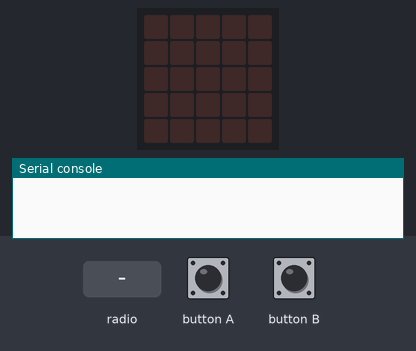
Bench run of a program on a simulated BBC micro:bit (MakeCode). On the bench: the board's 5×5 LED display, the last lines printed to the serial console. Inputs (shaded band) come from the test bench. No radio messages arrive unless stated (any console line starting 'radio sent:' is added by the test bench).

Above: at 1.2 s.
1.3 s: button A pressed for 0.15 s
At 2.3 s:
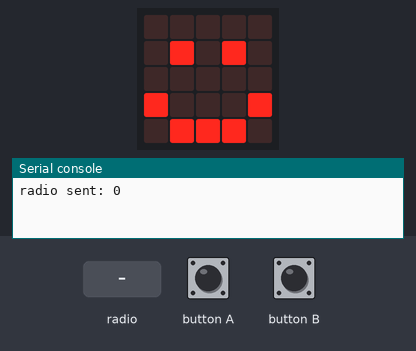
4.0 s: button B pressed for 0.15 s
At 4.9 s:
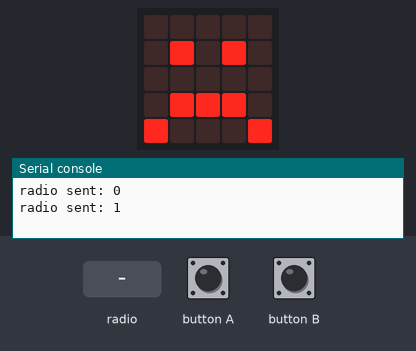
6.7 s: radio message "0" arrives
At 7.4 s:
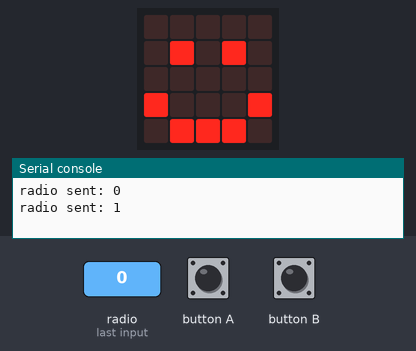
9.7 s: radio message "1" arrives
At 10.9 s:
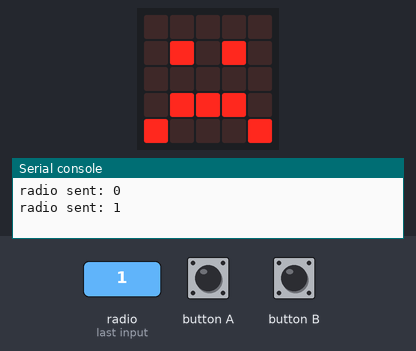
Timing chart, 0 to 12.7 s (numbered marks = the images above; inputs shaded):
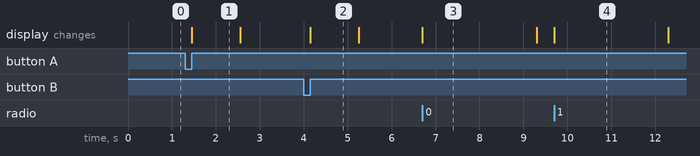

The program:

main.ts
```typescript
radio.onReceivedNumber(function (receivedNumber) {
    if (receivedNumber == 0) {
        basic.showIcon(IconNames.Happy)
        basic.pause(2000)
        basic.clearScreen()
    } else {
        if (receivedNumber == 1) {
            basic.showIcon(IconNames.Sad)
            basic.pause(2000)
            basic.clearScreen()
        }
    }
})
input.onButtonPressed(Button.A, function () {
    radio.sendNumber(0)
    basic.showIcon(IconNames.Happy)
    basic.pause(500)
    basic.clearScreen()
})
input.onButtonPressed(Button.B, function () {
    radio.sendNumber(1)
    basic.showIcon(IconNames.Sad)
    basic.pause(500)
    basic.clearScreen()
})
radio.setGroup(1)
```

test.ts
```typescript
// les tests vont ici ; cela ne sera pas compilé si ce paquet est utilisé en tant qu'extension.
```

Measured:
- after the input at 1.3 s, the display: changes after 0.15 s (image 1)
- after the input at 4.0 s, the display: changes after 0.15 s (image 2)
- after the input at 6.7 s, the display: changes at once (image 3)
- after the input at 9.7 s, the display: changes at once (image 4)
- what the display in image 1 shows lasts 1.1 s, from 1.5 s to 2.6 s
- what the display in image 3 shows lasts 2.6 s, from 6.7 s to 9.3 s
